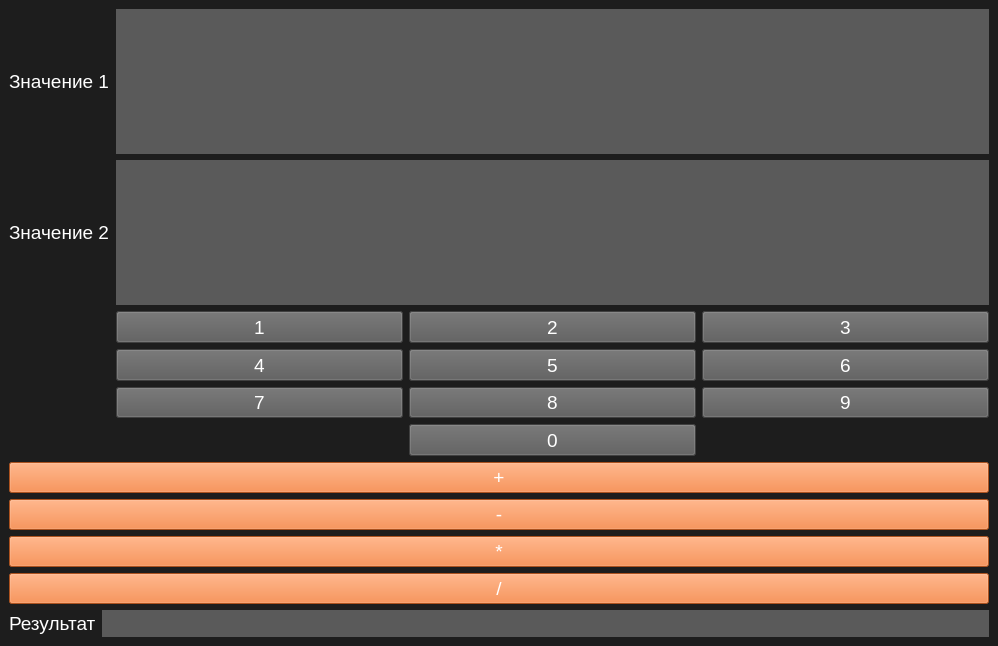
<?xml version="1.0" encoding="UTF-8"?>
<ui version="4.0">
 <class>MainWindow</class>
 <widget class="QMainWindow" name="MainWindow">
  <property name="geometry">
   <rect>
    <x>0</x>
    <y>0</y>
    <width>998</width>
    <height>646</height>
   </rect>
  </property>
  <property name="font">
   <font>
    <weight>50</weight>
    <italic>false</italic>
    <bold>false</bold>
    <strikeout>false</strikeout>
    <kerning>false</kerning>
   </font>
  </property>
  <property name="acceptDrops">
   <bool>false</bool>
  </property>
  <property name="windowTitle">
   <string>Calc</string>
  </property>
  <property name="styleSheet">
   <string notr="true">background-color: rgb(29, 29, 29);</string>
  </property>
  <widget class="QWidget" name="centralwidget">
   <layout class="QGridLayout" name="gridLayout_4">
    <item row="0" column="0">
     <layout class="QGridLayout" name="gridLayout_2">
      <item row="5" column="0">
       <layout class="QFormLayout" name="formLayout">
        <item row="0" column="0">
         <widget class="QLabel" name="label_3">
          <property name="font">
           <font>
            <pointsize>14</pointsize>
           </font>
          </property>
          <property name="styleSheet">
           <string notr="true">color: rgb(255, 255, 255);</string>
          </property>
          <property name="text">
           <string>Результат</string>
          </property>
         </widget>
        </item>
        <item row="0" column="1">
         <widget class="QLineEdit" name="lineEdit2_2">
          <property name="font">
           <font>
            <pointsize>14</pointsize>
           </font>
          </property>
          <property name="styleSheet">
           <string notr="true">QLineEdit, QLineEdit:hover, QLineEdit:focus {
    background-color: rgb(90, 90, 90);
    color: rgb(255, 255, 255);
    border: 1px solid rgb(90, 90, 90);
}
</string>
          </property>
         </widget>
        </item>
       </layout>
      </item>
      <item row="0" column="0">
       <layout class="QGridLayout" name="gridLayout">
        <item row="0" column="2">
         <widget class="QLineEdit" name="lineEdit1">
          <property name="sizePolicy">
           <sizepolicy hsizetype="Expanding" vsizetype="Expanding">
            <horstretch>0</horstretch>
            <verstretch>0</verstretch>
           </sizepolicy>
          </property>
          <property name="font">
           <font>
            <pointsize>14</pointsize>
           </font>
          </property>
          <property name="styleSheet">
           <string notr="true">QLineEdit, QLineEdit:hover, QLineEdit:focus {
    background-color: rgb(90, 90, 90);
    color: rgb(255, 255, 255);
    border: 1px solid rgb(90, 90, 90);
}
</string>
          </property>
          <property name="text">
           <string/>
          </property>
         </widget>
        </item>
        <item row="0" column="0">
         <widget class="QLabel" name="label">
          <property name="font">
           <font>
            <pointsize>14</pointsize>
           </font>
          </property>
          <property name="styleSheet">
           <string notr="true">color: rgb(255, 255, 255);</string>
          </property>
          <property name="text">
           <string>Значение 1</string>
          </property>
         </widget>
        </item>
        <item row="1" column="0">
         <widget class="QLabel" name="label_2">
          <property name="font">
           <font>
            <pointsize>14</pointsize>
           </font>
          </property>
          <property name="styleSheet">
           <string notr="true">color: rgb(255, 255, 255);</string>
          </property>
          <property name="text">
           <string>Значение 2</string>
          </property>
         </widget>
        </item>
        <item row="1" column="2">
         <widget class="QLineEdit" name="lineEdit2">
          <property name="sizePolicy">
           <sizepolicy hsizetype="Expanding" vsizetype="Expanding">
            <horstretch>0</horstretch>
            <verstretch>0</verstretch>
           </sizepolicy>
          </property>
          <property name="font">
           <font>
            <pointsize>14</pointsize>
           </font>
          </property>
          <property name="styleSheet">
           <string notr="true">QLineEdit, QLineEdit:hover, QLineEdit:focus {
    background-color: rgb(90, 90, 90);
    color: rgb(255, 255, 255);
    border: 1px solid rgb(90, 90, 90);
}
</string>
          </property>
          <property name="text">
           <string/>
          </property>
         </widget>
        </item>
        <item row="2" column="2">
         <layout class="QGridLayout" name="gridLayout_3">
          <item row="4" column="0">
           <widget class="QPushButton" name="pushButton_4">
            <property name="sizePolicy">
             <sizepolicy hsizetype="Expanding" vsizetype="Expanding">
              <horstretch>0</horstretch>
              <verstretch>0</verstretch>
             </sizepolicy>
            </property>
            <property name="font">
             <font>
              <pointsize>14</pointsize>
             </font>
            </property>
            <property name="styleSheet">
             <string notr="true">background-color: rgb(90, 90, 90);
color: rgb(255, 255, 255);</string>
            </property>
            <property name="text">
             <string>4</string>
            </property>
           </widget>
          </item>
          <item row="5" column="0">
           <widget class="QPushButton" name="pushButton_7">
            <property name="sizePolicy">
             <sizepolicy hsizetype="Expanding" vsizetype="Expanding">
              <horstretch>0</horstretch>
              <verstretch>0</verstretch>
             </sizepolicy>
            </property>
            <property name="font">
             <font>
              <pointsize>14</pointsize>
             </font>
            </property>
            <property name="styleSheet">
             <string notr="true">background-color: rgb(90, 90, 90);
color: rgb(255, 255, 255);</string>
            </property>
            <property name="text">
             <string>7</string>
            </property>
           </widget>
          </item>
          <item row="3" column="2">
           <widget class="QPushButton" name="pushButton_3">
            <property name="sizePolicy">
             <sizepolicy hsizetype="Expanding" vsizetype="Expanding">
              <horstretch>0</horstretch>
              <verstretch>0</verstretch>
             </sizepolicy>
            </property>
            <property name="font">
             <font>
              <pointsize>14</pointsize>
             </font>
            </property>
            <property name="styleSheet">
             <string notr="true">background-color: rgb(90, 90, 90);
color: rgb(255, 255, 255);</string>
            </property>
            <property name="text">
             <string>3</string>
            </property>
           </widget>
          </item>
          <item row="6" column="1">
           <widget class="QPushButton" name="pushButton_10">
            <property name="sizePolicy">
             <sizepolicy hsizetype="Expanding" vsizetype="Expanding">
              <horstretch>0</horstretch>
              <verstretch>0</verstretch>
             </sizepolicy>
            </property>
            <property name="font">
             <font>
              <pointsize>14</pointsize>
             </font>
            </property>
            <property name="styleSheet">
             <string notr="true">background-color: rgb(90, 90, 90);
color: rgb(255, 255, 255);</string>
            </property>
            <property name="text">
             <string>0</string>
            </property>
           </widget>
          </item>
          <item row="3" column="1">
           <widget class="QPushButton" name="pushButton_2">
            <property name="sizePolicy">
             <sizepolicy hsizetype="Expanding" vsizetype="Expanding">
              <horstretch>0</horstretch>
              <verstretch>0</verstretch>
             </sizepolicy>
            </property>
            <property name="font">
             <font>
              <pointsize>14</pointsize>
             </font>
            </property>
            <property name="autoFillBackground">
             <bool>false</bool>
            </property>
            <property name="styleSheet">
             <string notr="true">background-color: rgb(90, 90, 90);
color: rgb(255, 255, 255);</string>
            </property>
            <property name="text">
             <string>2</string>
            </property>
           </widget>
          </item>
          <item row="4" column="2">
           <widget class="QPushButton" name="pushButton_6">
            <property name="sizePolicy">
             <sizepolicy hsizetype="Expanding" vsizetype="Expanding">
              <horstretch>0</horstretch>
              <verstretch>0</verstretch>
             </sizepolicy>
            </property>
            <property name="font">
             <font>
              <pointsize>14</pointsize>
             </font>
            </property>
            <property name="styleSheet">
             <string notr="true">background-color: rgb(90, 90, 90);
color: rgb(255, 255, 255);</string>
            </property>
            <property name="text">
             <string>6</string>
            </property>
           </widget>
          </item>
          <item row="4" column="1">
           <widget class="QPushButton" name="pushButton_5">
            <property name="sizePolicy">
             <sizepolicy hsizetype="Expanding" vsizetype="Expanding">
              <horstretch>0</horstretch>
              <verstretch>0</verstretch>
             </sizepolicy>
            </property>
            <property name="font">
             <font>
              <pointsize>14</pointsize>
             </font>
            </property>
            <property name="styleSheet">
             <string notr="true">background-color: rgb(90, 90, 90);
color: rgb(255, 255, 255);</string>
            </property>
            <property name="text">
             <string>5</string>
            </property>
           </widget>
          </item>
          <item row="5" column="1">
           <widget class="QPushButton" name="pushButton_8">
            <property name="sizePolicy">
             <sizepolicy hsizetype="Expanding" vsizetype="Expanding">
              <horstretch>0</horstretch>
              <verstretch>0</verstretch>
             </sizepolicy>
            </property>
            <property name="font">
             <font>
              <pointsize>14</pointsize>
             </font>
            </property>
            <property name="styleSheet">
             <string notr="true">background-color: rgb(90, 90, 90);
color: rgb(255, 255, 255);</string>
            </property>
            <property name="text">
             <string>8</string>
            </property>
           </widget>
          </item>
          <item row="5" column="2">
           <widget class="QPushButton" name="pushButton_9">
            <property name="sizePolicy">
             <sizepolicy hsizetype="Expanding" vsizetype="Expanding">
              <horstretch>0</horstretch>
              <verstretch>0</verstretch>
             </sizepolicy>
            </property>
            <property name="font">
             <font>
              <pointsize>14</pointsize>
             </font>
            </property>
            <property name="styleSheet">
             <string notr="true">background-color: rgb(90, 90, 90);
color: rgb(255, 255, 255);</string>
            </property>
            <property name="text">
             <string>9</string>
            </property>
           </widget>
          </item>
          <item row="3" column="0">
           <widget class="QPushButton" name="pushButton">
            <property name="sizePolicy">
             <sizepolicy hsizetype="Expanding" vsizetype="Expanding">
              <horstretch>0</horstretch>
              <verstretch>0</verstretch>
             </sizepolicy>
            </property>
            <property name="font">
             <font>
              <pointsize>14</pointsize>
             </font>
            </property>
            <property name="styleSheet">
             <string notr="true">background-color: rgb(90, 90, 90);
color: rgb(255, 255, 255);</string>
            </property>
            <property name="text">
             <string>1</string>
            </property>
           </widget>
          </item>
         </layout>
        </item>
       </layout>
      </item>
      <item row="4" column="0">
       <widget class="QPushButton" name="pushButton_14">
        <property name="font">
         <font>
          <pointsize>14</pointsize>
         </font>
        </property>
        <property name="styleSheet">
         <string notr="true">background-color: rgb(239, 115, 43);
color: rgb(255, 255, 255);</string>
        </property>
        <property name="text">
         <string>/</string>
        </property>
       </widget>
      </item>
      <item row="2" column="0">
       <widget class="QPushButton" name="pushButton_12">
        <property name="font">
         <font>
          <pointsize>14</pointsize>
         </font>
        </property>
        <property name="styleSheet">
         <string notr="true">background-color: rgb(239, 115, 43);
color: rgb(255, 255, 255);</string>
        </property>
        <property name="text">
         <string>-</string>
        </property>
       </widget>
      </item>
      <item row="1" column="0">
       <widget class="QPushButton" name="pushButton_11">
        <property name="font">
         <font>
          <pointsize>14</pointsize>
         </font>
        </property>
        <property name="styleSheet">
         <string notr="true">background-color: rgb(239, 115, 43);
color: rgb(255, 255, 255);</string>
        </property>
        <property name="text">
         <string>+</string>
        </property>
       </widget>
      </item>
      <item row="3" column="0">
       <widget class="QPushButton" name="pushButton_13">
        <property name="font">
         <font>
          <pointsize>14</pointsize>
         </font>
        </property>
        <property name="styleSheet">
         <string notr="true">background-color: rgb(239, 115, 43);
color: rgb(255, 255, 255);</string>
        </property>
        <property name="text">
         <string>*</string>
        </property>
       </widget>
      </item>
     </layout>
    </item>
   </layout>
  </widget>
 </widget>
 <resources/>
 <connections/>
</ui>
